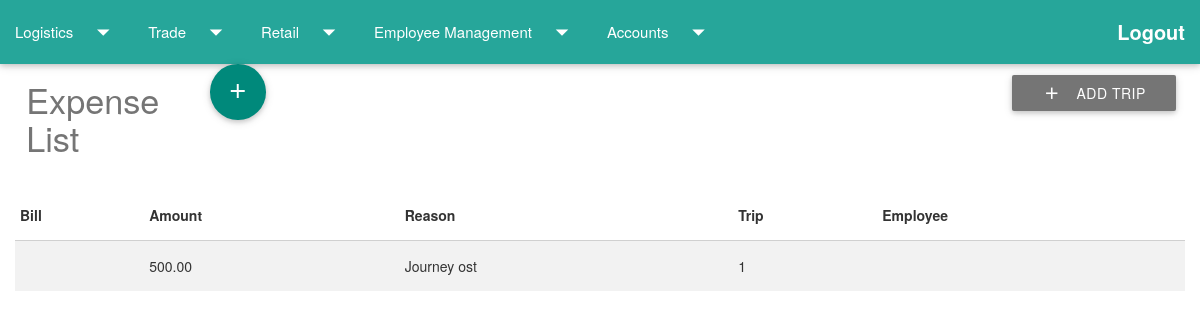
Page /homepage/logistics/1/showexpenses/ (signed in) on the committed database.
### logistics/models.py (models this page shows, shortened)
class Expense (models.Model):
	bill = models.FileField(upload_to='uploads/expense/%Y/%m/%d/',blank=True)
	amount = models.DecimalField(max_digits=12,decimal_places=2)
	reason = models.TextField(blank=True)
	trip = models.ForeignKey(Trip)

class Trip (models.Model):
	truck_registration_number = models.ForeignKey(Truck)
	trip_source = models.CharField(max_length=50,blank=True)
	trip_destination = models.CharField(max_length=50,blank=True)
	trip_distance = models.PositiveIntegerField(blank=True)
	trip_shipper = models.CharField(max_length=50,blank=True)
	trip_consignee = models.CharField(max_length=50,blank=True)
	trip_goods_type = models.CharField(max_length=50,blank=True)
	trip_container_number = models.CharField(max_length=50,blank=True)
	trip_weight = models.PositiveIntegerField(default=100,blank=True)
	trip_start_date = models.DateField(default=datetime.date.today,blank=True)
	trip_end_date = models.DateField(default=datetime.date.today,blank=True)
	def __str__(self):
		return str(self.id)

### logistics/views.py (the view)
# urls.py: url(r'^(?P<tripid>\w+)/showexpenses/$', views.show_tripexpenses, name='show_tripexpenses'),
def show_tripexpenses(request,tripid):
    if request.user.is_authenticated() and request.user.groups.all()[0].id==2:
        expenses = Expense.objects.filter(trip=tripid)
        return render(request, 'logistics/expenses_list.html', {'expenses': expenses,'title':"View Expenses"})
    else:
        return redirect('index')

### logistics/templates/logistics/expenses_list.html (shortened to what this page needs)
{% extends 'logistics/firstpage.html' %}
{% block content %}
<div class="fixed-action-btn" style="top: 60px; right: 24px;">
    <a class="waves-effect waves-light btn grey darken-1" href="#"><i class="material-icons left">add</i>Add Trip</a>
</div>
<div class="container-fluid">
		<div class="row">
		<h4 class="col s2 headingcolour">Expense List</h4>
		<a  href="{% url 'tripexpenses_new' %}" class="btn-floating btn-large waves-effect waves-light   teal darken-1"><i class="material-icons">add</i></a>
	</div>
		{% if expenses %}
	  <table class="striped">
	    <thead>
	      <tr>
	        <th>Bill</th>
	        <th>Amount</th>
	        <th>Reason</th>
	        <th>Trip</th>
	        <th>Employee</th>
	      </tr>
	    </thead>
	    <tbody>
	    	{% for expense in expenses %}
	      <tr>
	        <td><a href="/media/{{expense.bill}}">{{expense.bill }}</a></td>
	        <td>{{expense.amount}}</td>
	        <td>{{expense.reason}}</td>
	        <td>{{expense.trip}}</td>
	        <td>{{expense.employee.user}}</td>
	      </tr>
	      {% endfor %}
	    </tbody>
	  </table>
	  {% else %}
	  <p>No results !</p>
	  {% endif %}
	</div>
 {% endblock %}

### logistics/static/css/style.css (style rules this page uses)
.headingcolour { color: #757575; }
body { background: #ffffff; }

### rows in the picture
Expense: amount "500.00", reason "Journey ost", trip "1"
